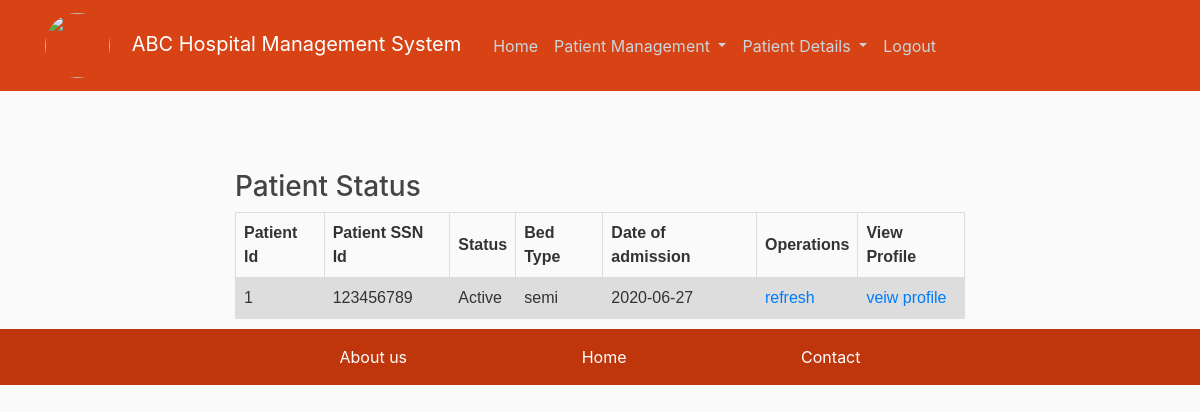
/status/patient/0 (signed in), run on an earlier commit of the app's database.
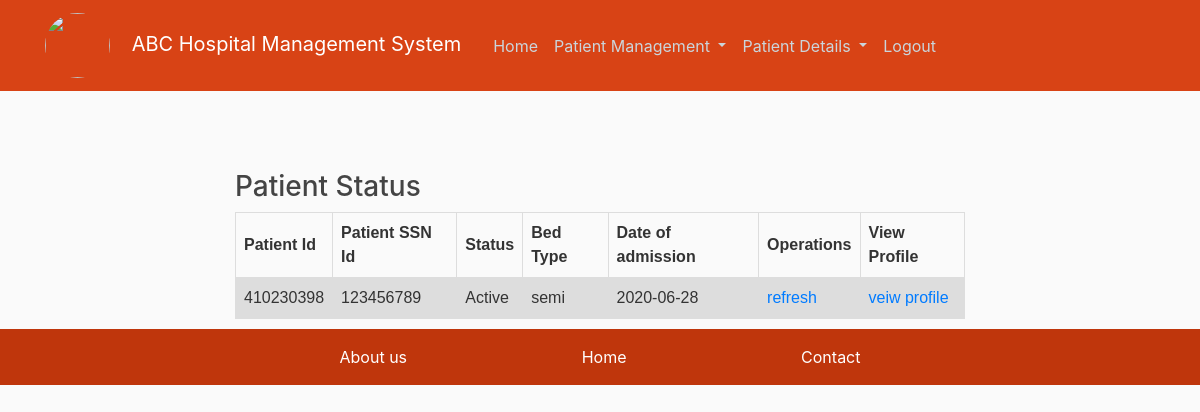
And on a later commit of the database.
### hospital/models.py (models this page shows, shortened)
class Patient(db.Model):
    __tablename__ = 'Patient'
    id = db.Column(db.Integer, primary_key=True)
    ssnid = db.Column(db.Integer,unique=True, nullable=False, )
    name = db.Column(db.String(20), nullable=False)
    age = db.Column(db.String(100), nullable=False)
    address = db.Column(db.String(100), nullable=False)
    city = db.Column(db.String(100), nullable=False)
    state= db.Column(db.String(100), nullable=False)
    bed = db.Column(db.String(50), nullable=False)
    status = db.Column(db.String(50), nullable=False)
    doj = db.Column(db.String(50),nullable = False)
    dodc=db.Column(db.String(50))
    medrelo=db.relationship('Medicine',backref='diag',lazy=True)
    diagrelo=db.relationship('Diagonastic',backref='med',lazy=True)

### hospital/routes.py (the view, shortened to what this page needs)
@app.route("/status/<tags>/<int:post_id>",methods=['POST','GET'])
@login_required
def status(tags,post_id):
    if tags=='patient':
        data=Patient.query.all()
        return render_template('patient/all_patient.html',tag=tags,items=data,legend='All Patient' ,title='Patients')
    elif tags=='med':
        data=Patient.query.filter_by(id=post_id).first()
        medData=Medicine.query.filter_by(pid=data.id).all()
        return render_template('medTest/medicine_patient.html',pat=data,medItems=medData,legend='All Patient' ,title='Patients')
    elif tags=='diag':
        data=Patient.query.filter_by(id=post_id).first()
        diagData=Diagonastic.query.filter_by(pid=data.id).all()
        return render_template('medTest/diagonastic_patient.html',pat=data,diagItems=diagData,legend='All Patient' ,title='Patients')

### hospital/models.py (called while the page is built)
@login_manager.user_loader
def load_user(user_id):
    return User.query.get(int(user_id))

### hospital/templates/patient/all_patient.html
{%extends 'layout.html'%}
{%block content%}
        <div><h3>
            Patient Status
        </h3></div>
        <div id="patienttables" style="padding-bottom: 10px; display: block;">
            <table>
                <tr>
                <th>Patient Id</th>
                <th>Patient SSN Id</th>
                <th>Status</th>
                <th>Bed Type</th>
                <th>Date of admission</th>
                <th>Operations</th>
                <th>View Profile</th>
                </tr>
                {% for item in items%}
                    {%if not item.status=='discharged'%}
                    <tr>
                        <td>{{item.id}}</td>
                        <td>{{item.ssnid}}</td>
                        <td>{{item.status}}</td>
                        <td>{{item.bed}}</td>
                        <td>{{item.doj}}</td>
                        <td><a href="/">refresh</a></td>
                        <td><a href="{{ url_for('profile_patient',post_id=item.id) }}">veiw profile</a></td>
                    </tr>
                    {%endif%}
                {%endfor%}
            </table>
        </div>
{%endblock content%}

### hospital/templates/layout.html (shortened to what this page needs)
<!DOCTYPE html>
<html lang="en">
<head>
    <link rel="stylesheet" href="https://maxcdn.bootstrapcdn.com/bootstrap/4.0.0/css/bootstrap.min.css">
    <link rel="stylesheet" type="text/css" href="{{ url_for('static', filename='main.css') }}">
</head>
<body style='padding-top:10px'>
  <div class="container">
    <header class="site-header">
        <nav class="navbar navbar-expand-md navbar-dark bg-steel fixed-top">
          <div class="container">
            <a class="navbar-brand mr-4" href="/">
              <img class="rounded-circle article-img" src="{{ url_for('static', filename='photos/hospital.png' ) }}">
              ABC Hospital Management System</a>
            <div class="collapse navbar-collapse" id="navbarToggle">
              <div class="navbar-nav mr-auto ">
                {% if current_user.is_authenticated %}
                  {% if current_user.utype=='regExec' %}
                    <a class="nav-item nav-link" href="{{ url_for('home') }}">Home</a>
                    <li class="nav-item dropdown">
                      <a class="nav-link dropdown-toggle" href="#" id="navbarDropdown" role="button" data-toggle="dropdown" aria-haspopup="true" aria-expanded="false">
                        Patient Management
                      </a>
                    </li>
                    <li class="nav-item dropdown">
                      <a class="nav-link dropdown-toggle" href="#" id="navbarDropdown" role="button" data-toggle="dropdown" aria-haspopup="true" aria-expanded="false">
                        Patient Details
                      </a>
                    </li>
                  {%endif%}
                  <a class="nav-item nav-link" href="{{ url_for('logout') }}">Logout</a>
                {% else %}
                  <a class="nav-item nav-link" href="{{ url_for('login') }}">Login</a>
                {% endif %}
              </div>
            </div>
          </div>
        </nav>
      </header>
  </div>
      <main  role="main" class="container">
        <div class="row justify-content-md-center">
          <div class="col-md-8">
            {% block content %}{% endblock %}
          </div>
        </div>
      </main>
      <footer class="page-footer ">
        <div class="row justify-content-md-center">
        <div class="col-sm-6 ">
          <nav class="navbar  navbar-light mr-auto ">
            <a class="nav-item nav-link" style="color: #ffffff" href="{{ url_for('about') }}">About us</a>
            <a class="nav-item nav-link" style="color: #ffffff" href="{{ url_for('home') }}">Home</a>
            <a class="nav-item nav-link" style="color: #ffffff" href="{{ url_for('contact') }}">Contact</a>
          </nav>
        </div>
      </div>
      </footer>
  </body>
</html>

### hospital/static/main.css (style rules this page uses)
html,body { background: #fafafa; color: #333333; margin-top: 5rem; }
h1, h2, h3, h4, h5, h6 { color: #444444; }
.page-footer { background-color: #BF360C; }
.bg-steel { background-color: #D84315; }
.site-header .navbar-nav .nav-link { color: #cbd5db; }
.article-img { height: 65px; width: 65px; margin-right: 16px; }
table { font-family: arial, sans-serif; border-collapse: collapse; width: 100%; }
td, th { border: 1px solid #dddddd; text-align: left; padding: 8px; }
tr:nth-child(even) { background-color: #dddddd; }

What changed in the data, as far as the page shows it:
removed Patient: id "1", ssnid "123456789", status "Active", bed "semi", doj "2020-06-27"
added Patient: id "410230398", ssnid "123456789", status "Active", bed "semi", doj "2020-06-28"
